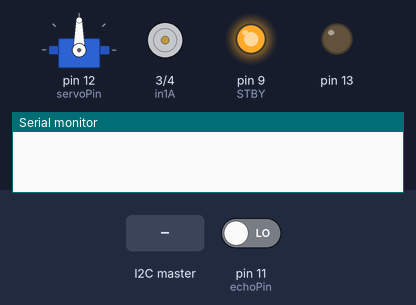
A sketch run on a simulated Arduino Uno, built with avr-gcc and run on an emulated ATmega328P. On the bench: servo, motor-driver pin pairs drawn as motors (green arrow = first pin HIGH = forward, orange = second pin HIGH = backward, longer = more drive, scaled by the enable pin, stopped while the standby pin is LOW), output pins drawn as LEDs (lit = HIGH), the last lines printed to the serial monitor. Inputs (shaded band) come from the test bench; at power-on: pin 11 (echoPin) LOW.

Above: at 0.9 s.
1.0 s: the I2C master sends the byte 1
At 2.7 s:
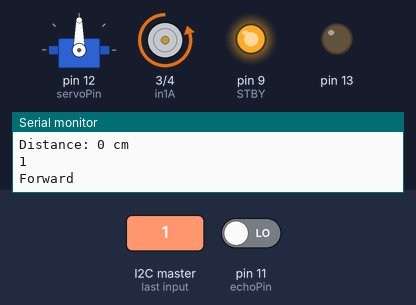
3.5 s: the I2C master sends the byte 2
At 5.8 s:
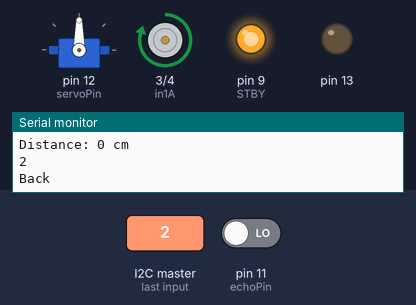
9.0 s: the I2C master sends the byte 1
At 11.2 s:
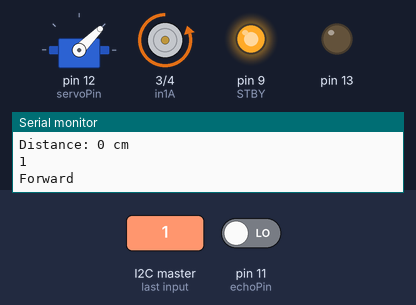
11.5 s: the I2C master sends the byte 2
At 13.1 s:
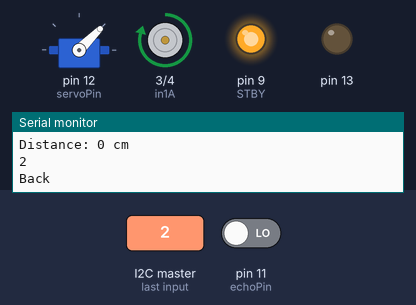
Timing chart, 0 to 21.5 s (numbered marks = the images above; inputs shaded):
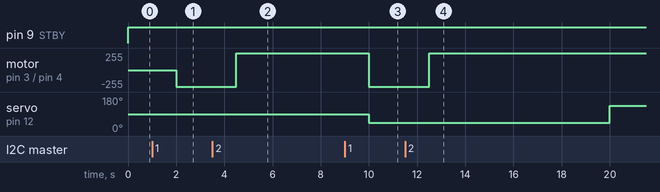

The sketch:

motor_bridge.ino
```cpp
#include <Wire.h>
#include <Servo.h>


#define i2cAddress 0x10
int i2cData = 0;

// Definicion de motor
Servo servo1;

// Motor A
int pwmA = 5;
int in1A = 3;
int in2A = 4;
int STBY = 9;

// Servo
int servoPin = 12;

// Motor Speed Values - Start at zero

int MotorSpeed1 = 0;
int MotorSpeed2 = 0;
int angle = 90;

// Sensor ultrasonic
#define echoPin 11 // attach pin D2 Arduino to pin Echo of HC-SR04
#define trigPin 10 //attach pin D3 Arduino to pin Trig of HC-SR04
// defines variables
long duration; // variable for the duration of sound wave travel
int distance; // variable for the distance measurement

bool obstaculo= false;


void setup()
{
   Serial.begin(9600);
   Wire.begin(i2cAddress);
   Wire.onReceive(receiveData);  // cuando llegue la data... se ejecuta esta funcion.
   Wire.onRequest(sendData);     // cuando queremos enviar
// LED
   pinMode(13,OUTPUT);
   digitalWrite(13,LOW);
// Definicion de Motor
  pinMode(pwmA, OUTPUT);

  pinMode(in1A, OUTPUT);
  pinMode(in2A, OUTPUT);

  pinMode(STBY, OUTPUT);

  digitalWrite(STBY, HIGH); // iniciamos activando

  servo1.attach(servoPin);
  servo1.write(90);
  delay(10000);
  servo1.write(45);
  delay(10000);
  servo1.write(135);
  delay(10000);
  // Sensor ultrasonic
  pinMode(trigPin, OUTPUT); // Sets the trigPin as an OUTPUT
  pinMode(echoPin, INPUT); // Sets the echoPin as an INPUT
  obstaculo = false;
}

// Handle reception of incoming I2C data
/*
 * Data que se espera:
 * 1 - Forward
 * 2 - Backward
 * 3 - Right
 * 4 - Left
 * 5 - Stop
 * Futuro cambio:
 *     Mandar comando Forward/Backward y velocidad separados por coma.
 *     Mandar comando left/Right con grados en giro del servo
 *
 */
void receiveData(int byteCount) {
  analizaDistancia();
  while (Wire.available()) {
    i2cData = Wire.read();
    Serial.println(i2cData);
    switch(i2cData){
       case 1:
            Serial.println("Forward");
            MotorSpeed1 = 250;
            analogWrite(pwmA, MotorSpeed1);
            digitalWrite(STBY, HIGH); // iniciamos activando
            digitalWrite(in1A, LOW);
            digitalWrite(in2A, HIGH);
            // digitalWrite(13,HIGH);
            break;
       case 2:
            Serial.println("Back");
            MotorSpeed1 = 250;
            analogWrite(pwmA, MotorSpeed1);
            digitalWrite(STBY, HIGH); // iniciamos activando
            digitalWrite(in1A, HIGH);
            digitalWrite(in2A, LOW);

            // digitalWrite(13,LOW);
            break;
       case 3:
            delay(5000);
            servo1.write(45);
            // digitalWrite(13,HIGH);
            break;
       case 4:

            delay(5000);
            servo1.write(135);
            // digitalWrite(13,LOW);
            break;
       case 5:
            delay(5000);
            servo1.write(90);
            break;
       case 6:
            digitalWrite(STBY, LOW); // iniciamos activando
            break;
     }
  }
}
// Handle request to send I2C data
void sendData() {
  Wire.write(i2cData);
}

void analizaDistancia()
{
 // Clears the trigPin condition
  digitalWrite(trigPin, LOW);
  delayMicroseconds(2);
  // Sets the trigPin HIGH (ACTIVE) for 10 microseconds
  digitalWrite(trigPin, HIGH);
  delayMicroseconds(10);
  digitalWrite(trigPin, LOW);
  // Reads the echoPin, returns the sound wave travel time in microseconds
  duration = pulseIn(echoPin, HIGH);
  // Calculating the distance
  distance = duration * 0.034 / 2; // Speed of sound wave divided by 2 (go and back)
  // Displays the distance on the Serial Monitor
  Serial.print("Distance: ");
  Serial.print(distance);
  Serial.println(" cm");

  if (distance <= 5) // hay obstaculo
  {
      obstaculo = true;
      i2cData = 1;
  }
  else  // avanzamos
  {
      obstaculo = false;
      i2cData = 0;
  }


}

void loop()
{


}
```

Measured:
- after the input at 1.0 s, motor on pin 3 (in1A) / pin 4 (in2A): stopped → backward 250/255 after 1.0 s
- after the input at 3.5 s, motor on pin 3 (in1A) / pin 4 (in2A): backward 250/255 → forward 250/255 after 1.0 s
- after the input at 9.0 s, motor on pin 3 (in1A) / pin 4 (in2A): forward 250/255 → backward 250/255 after 1.0 s
- after the input at 11.5 s, motor on pin 3 (in1A) / pin 4 (in2A): backward 250/255 → forward 250/255 after 1.0 s
